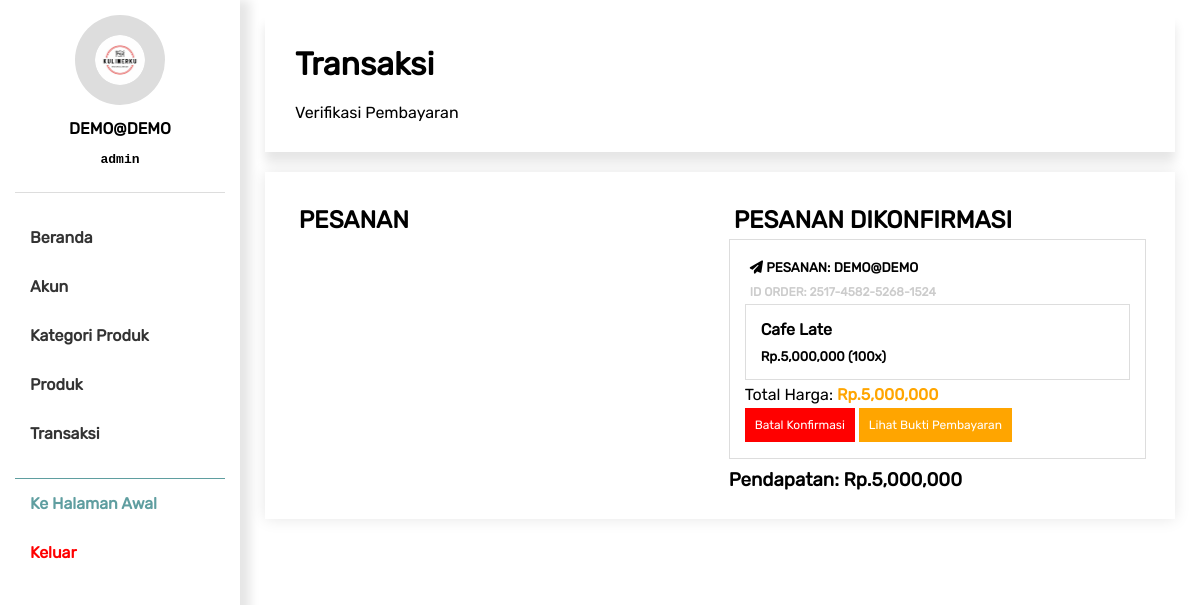
Screenshot of /panel/trans.php (signed in) with the database file from the repository.
### tables this page shows
CREATE TABLE `trans` (
  `id_data` int(255) NOT NULL,
  `id_prd` int(255) NOT NULL,
  `username` varchar(255) NOT NULL,
  `qty` int(255) NOT NULL,
  `total` int(255) NOT NULL,
  `kode_reg` varchar(255) NOT NULL,
  `status` int(1) NOT NULL,
  `tanggal` varchar(255) NOT NULL
);

CREATE TABLE `produk` (
  `id_data` int(255) NOT NULL,
  `nama` varchar(255) NOT NULL,
  `kategori` int(255) NOT NULL,
  `deskripsi` text NOT NULL,
  `foto` varchar(255) NOT NULL,
  `harga` int(255) NOT NULL,
  `qty` int(255) NOT NULL,
  `satuan` varchar(255) NOT NULL
);

### backend/model/Querybuilder.php (called while the page is built, shortened)
<?php
require 'Database.php';
class Querybuilder
{
   private $tableName;
   function __construct($dbname)
   {
      $this->tableName = $dbname;
   }
   function select($clause)
   {
      $dbconf = new Database();
      $table = $this->tableName;
      $query = "SELECT * FROM $table WHERE $clause";
      $exe = mysqli_query($dbconf->connect(),$query);
      $data['rows'] = mysqli_num_rows($exe);
      $data['single'] = mysqli_fetch_array($exe);
      $data['result'] = $exe;
      return $data;
   }
   function selectAll($clause)
   {
      $dbconf = new Database();
      $table = $this->tableName;
      $query = "SELECT * FROM $table WHERE $clause";
      $exe = mysqli_query($dbconf->connect(),$query);
      $data['rows'] = mysqli_num_rows($exe);
      $data['result'] = $exe;
      return $data;
   }
}

### backend/model/Database.php (called while the page is built)
<?php
class Database
{
   function connect()
   {
      $username = 'root';
      $password = '';
      $host = 'localhost';
      $db = "dimmeplace";
      return mysqli_connect($host, $username, $password, $db);
   }
}

### panel/trans.php (the view, shortened to what this page needs)
<?php
require '../backend/model/Querybuilder.php';
$getter = new Querybuilder('trans');
$produk = new Querybuilder("produk");
$rec = new Querybuilder("receipt");
?>
   <!DOCTYPE Html>
   <html lang="id">
   <head>
      <?php include 'temps/stylenscripts.php'?>
   </head>
   <body style="padding:0;margin:0;font-family: 'Rubiks'">
      <?php include 'temps/sidebar.php' ?>
      <div class="panel-sections">
         <div class="sect-heading">
            <h1>Transaksi</h1>
            <p>Verifikasi Pembayaran</p>
         </div>
         <div class="sect-body">
            <div class="sect-col-half">
               <h2>PESANAN</h2>
               <?php
               $bTrans = $getter->selectAll("status = 0 GROUP BY kode_reg");
                  ?>
            </div>
            <div class="sect-col-half">
               <h2>PESANAN DIKONFIRMASI</h2>
               <?php
               $bTrans1 = $getter->selectAll("status = 1 GROUP BY kode_reg");
               $totalDuit = 0;
               while($ft1 = mysqli_fetch_array($bTrans1['result']))
               {
                  $kodeReg1 = $ft1['kode_reg'];
                  $order1 = $getter->selectAll("kode_reg = '$kodeReg1'");
                  $totalHarga1 = 0;
                  $getRec1 = $rec->select("kode_reg = '$kodeReg1'");
                  ?>
                  <div class="tr-wrapper">
                     <h5 style="text-transform: uppercase"><i class="fa fa-send"></i> PESANAN: <?= $ft1['username'] ?></h5>
                     <h5 style="font-size:12px;color:#ccc;">ID ORDER: <?= $ft1['kode_reg'] ?></h5>
                     <?php
                     while($f1 = mysqli_fetch_array($order1['result']))
                     {
                        $idPrd1 = $f1['id_prd'];
                        $getPrd1 = $produk->select("id_data = '$idPrd1'")['single'];
                        $totalHarga1 += $getPrd1['harga'] * $f1['qty'];
                        ?>
                        <div class="order-item">
                           <h4><?= $getPrd1['nama'] ?></h4>
                           <h5>Rp.<?= number_format($getPrd1['harga'] * $f1['qty']) ?> (<?= $f1['qty'] ?>x)</h5>
                        </div>
                        <?php
                     }
                     ?>
                     <p style="display: block;padding:0;padding-bottom: 10px;">Total Harga: <b style="color:orange;">Rp.<?= number_format($totalHarga1) ?></b></p>
                     <?php
                     if($getRec1['rows'])
                     {
                        if($getRec1['single']['status'] == 1)
                        {
                           ?>
                           <a style="padding:10px;color:#fff;text-decoration: none;font-size:12px;background: red;" href="actions/confirmpay.php?reg=<?= $kodeReg1 ?>">Batal Konfirmasi</a>
                           <?php
                        }
                        else{
                           ?>
                           <a style="padding:10px;color:#fff;text-decoration: none;font-size:12px;background: orange;" href="actions/confirmpay.php?reg=<?= $kodeReg1 ?>">Konfirmasi</a>
                           <?php
                        }
                        ?>
                        <a style="padding:10px;color:#fff;text-decoration: none;font-size:12px;background: orange;" href="../bukti/<?= $getRec1['single']['foto'] ?>">Lihat Bukti Pembayaran</a>
                        <?php
                     }
                     ?>
                  </div>
                  <?php
                  $totalDuit += $totalHarga1;
               }
               ?>
               <h3>Pendapatan: Rp.<?= number_format($totalDuit) ?></h3>
            </div>
         </div>
      </div>
   </body>
</html>

### assets/css/style.css (style rules this page uses)
.jumbotron>h1,h4 { margin:0; padding:0; }
body { font-family: "Second"; margin:0; padding:0; }
.product-wrapper > h4,h5,h3 { margin:0; }
.prd-wrapper > div > h1,p { padding:0; margin:0; }
.slick-ovr > h1,h2 { margin:0; text-transform: uppercase; padding:5px; }
.panel-sections { padding:15px; padding-left:25px; padding-right:25px; float:left; box-sizing:border-box; width:80%; margin-left:20%; }
.sect-heading { background: rgba(255,255,255,0.7); text-align: center; padding:20px; display: flex; flex-flow: column; align-items: flex-start; box-shadow: 0 10px 10px rgba(0,0,0,0.1); }
.sect-heading > h1,p { margin:0; padding:10px; }
.sect-body { padding:20px; box-shadow:0 0 15px rgba(0,0,0,0.1); margin-top:20px; display: flex; flex-flow: row wrap; justify-content: flex-start; justify-items: flex-start; }
.sect-col-half { width:48%; padding:1%; }
.tr-wrapper { display: block; padding:15px; padding-bottom: 25px; border:1px solid #ddd; margin-bottom: 10px; }
.order-item { padding:10px; border:1px solid #ddd; margin-bottom: 5px; }
.order-item > h4,h5 { margin:0; padding:5px; }

### rows the page displays
trans: username "DEMO@DEMO", kode_reg "2517-4582-5268-1524", id_prd.nama "Cafe Late", $getPrd1['harga'] * $f1['qty'] "5,000,000", qty "100", totalHarga1 "5,000,000"

### other values shown
$_SESSION['user'] "DEMO@DEMO"
$_SESSION['level'] "admin"
$totalDuit "5,000,000"
